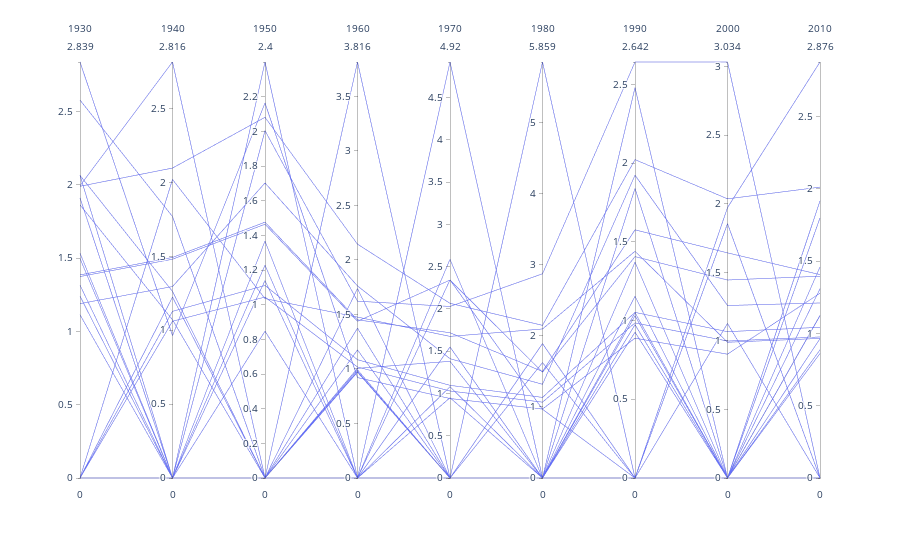

This figure's notebook cell:
### Code cell
import plotly.express as px
fig = px.parallel_coordinates(df_parallel,
                              dimensions=['1930', '1940', '1950','1960','1970','1980','1990','2000','2010'],
                              color_continuous_scale=px.colors.diverging.Tealrose,
                              color_continuous_midpoint=2)
fig.show()

### Figure 1 — Plotly figure (JSON) as saved in the notebook; plotly's stock layout.template omitted (floating-point values rounded to 4 significant figures)
{"data": [{"dimensions": [{"label": "1930", "values": [2.839, 2.579, 1.995, 1.991, 1.375, 0, 1.19, 2.065, 1.534, 1.912, 2.065, 1.386, 1.316, 0, 1.241, 0, 0, 0, 0, 0, 0, 0, 1.864, 0, 0, 0, 0, 0, 0, 0, 1.114, 0, 0, 0, 0, 0, 0, 0, 0, 0, 1.498, 0]}, {"label": "1940", "values": [0.964, 1.77, 2.816, 2.098, 1.481, 0, 1.296, 0, 0, 0, 1.263, 1.493, 0, 1.128, 0, 0, 0, 2.021, 0, 0, 0, 0, 1.071, 0, 0, 0, 0, 0, 0, 0, 0, 0, 0, 0, 0, 1.225, 0, 1.061, 0, 0, 0, 0]}, {"label": "1950", "values": [2.164, 0, 0, 2.081, 1.464, 0, 1.702, 2.4, 0, 0, 0, 1.476, 0, 1.111, 1.139, 1.228, 1.367, 1.035, 0, 0, 0, 2.004, 0, 0, 0, 0, 0.847, 0, 0, 0, 0, 0, 0, 0, 0, 0, 0, 1.044, 0, 0, 0, 0]}, {"label": "1960", "values": [0.921, 0, 0, 2.145, 1.438, 0, 1.762, 0, 0, 0, 1.374, 1.451, 0, 1.085, 0, 0, 0, 1.476, 3.816, 0.971, 1.738, 1.622, 1.175, 0.992, 0.978, 0, 0, 0, 0, 0, 0, 1.006, 0, 0, 0, 0, 0, 1.018, 0, 0, 0, 0]}, {"label": "1970", "values": [0.94, 0, 4.92, 2.066, 2.341, 0, 1.411, 0, 0, 0, 0, 1.718, 0, 1.096, 0, 0, 0, 1.675, 0, 0, 0, 2.029, 0, 0, 0, 2.586, 2.343, 1.549, 1.08, 0.949, 0, 1.38, 0, 0, 0, 0, 0, 1.029, 0, 0, 0, 0]}, {"label": "1980", "values": [0.971, 0, 0, 2.15, 1.49, 0, 1.32, 1.625, 0, 1.893, 0, 1.5, 0, 1.135, 0, 5.859, 0, 2.099, 0, 0, 0, 2.876, 0, 0, 0, 0, 0.968, 0, 0, 0, 0, 0, 0, 0, 0, 0, 0, 1.068, 0, 0, 0, 0]}, {"label": "1990", "values": [0.888, 0, 0, 2.022, 1.406, 0, 1.923, 0, 0, 0, 0, 1.576, 0, 1.052, 0, 0, 0, 1.44, 2.479, 1.05, 0, 2.642, 0, 0, 0, 0, 0, 0, 0, 0, 0.974, 1.839, 1.154, 1.03, 0.926, 0, 0, 0.985, 0, 1.371, 0, 0]}, {"label": "2000", "values": [0.903, 0, 0, 2.036, 1.444, 0, 1.258, 0, 0, 1.972, 0, 1.642, 0, 1.067, 0, 0, 0, 0.99, 0, 0, 0, 3.034, 0, 0, 0, 0, 0, 0, 0, 0, 0, 0, 0, 0, 0, 1.855, 1.127, 0.999, 0, 0, 0, 0]}, {"label": "2010", "values": [1.278, 1.459, 1.916, 2.011, 1.395, 0, 1.21, 1.798, 0, 2.876, 0.963, 1.406, 0, 1.042, 0, 0, 0, 0.965, 0, 0, 0, 0, 0, 0, 0, 0.886, 0, 0, 0, 0, 0, 0, 0, 0, 0, 0, 0, 0.975, 1.122, 1.124, 1.308, 0.861]}], "domain": {"x": [0, 1], "y": [0, 1]}, "name": "", "type": "parcoords"}], "layout": {"legend": {"tracegroupgap": 0}, "margin": {"t": 60}}}
